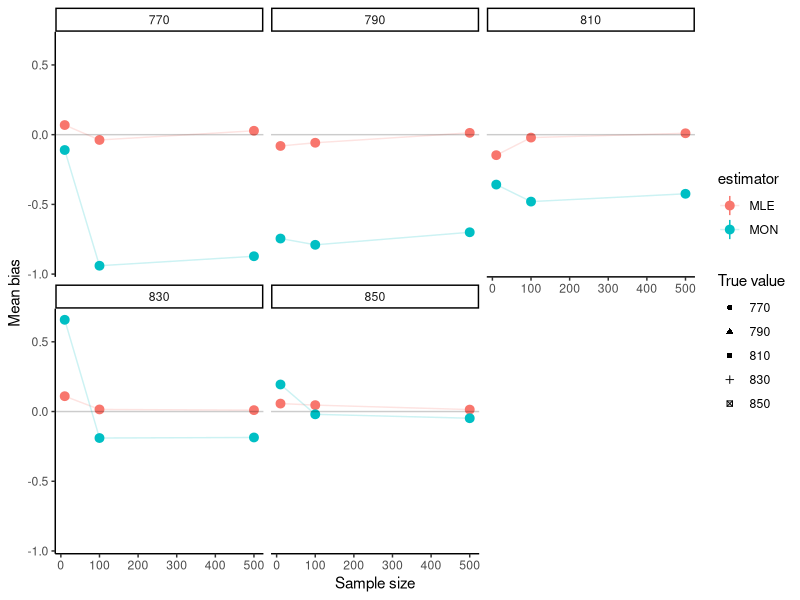
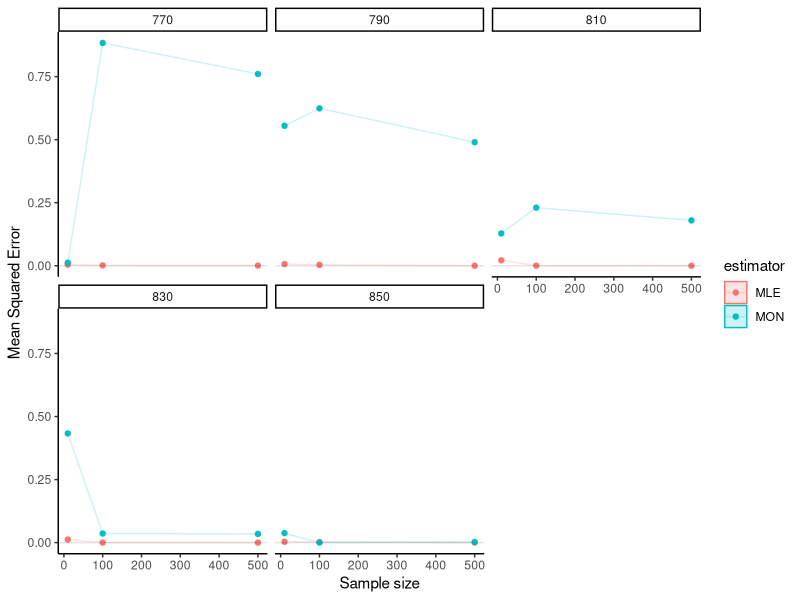
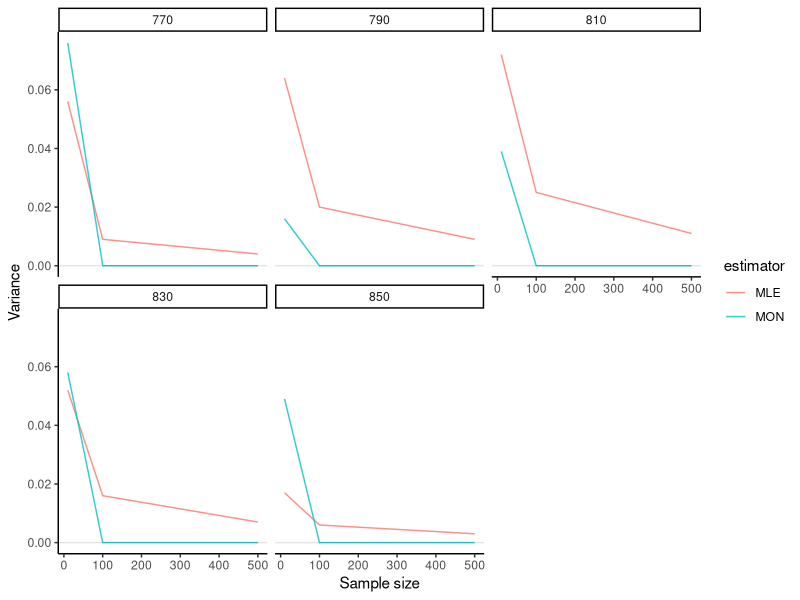

Recreate these plots in R, in order.
## ---- chunk 1
knitr::opts_chunk$set(echo = TRUE)
## ---- chunk 2
set.seed(222)
library(data.table)
library(dplyr)
results <- rbindlist(lapply(c(10, 100, 500), function(n){
  rbindlist(lapply(c(770, 790, 810, 830, 850), function(param){
    x_pois <- round(rpois(n*12, param/12))
    
    #calculate lambda hat
    MLE_pois <- sum(x_pois)/n
    mon_list <- NULL
    for(i in 1:n){
      if(i == 1){
        mon_list[i] <- x_pois[i]*12
        tmp <- i
      }else{
        mon_list[i] <- x_pois[tmp*12+1]*12
        tmp <- i
      }
    }
    MON <- sum(mon_list)/10
    
    #calculate true probability at cutoff
    yr <- NULL
    for(i in 1:n){
      if(i == 1){
        yr[i] <- sum(x_pois[1:12])
        tmp <- i
      }else{
        yr[i] <- sum(x_pois[(tmp*12+1):(i*12)])
        tmp <- i
      }
    }
    trueProb <- mean(yr < 805)
    
    par_MLE <- ppois(805, MLE_pois)
    par_MON <- ppois(805, MON)
    
    #calculate asymptotic variance 
    v_MLE <- par_MLE*(1-par_MLE)/sqrt(n)
    v_MON <- par_MON*(1-par_MON)/sqrt(n)
    
    # Return estimates in data table
    data.table(n = c(n, n),
               estimator = factor(c("MLE", "MON")),
               param_mu = c(param, param),
               trueProb = c(trueProb, trueProb), 
               estimate = c(MLE_pois, MON),
               #variances = c(var_pois, var_norm),
               prob = c(par_MLE, par_MON),
               asymptotic_var = c(v_MLE, v_MON)
               )
  }))
  }))
options(scipen = 999)
results <- results %>%
  mutate_if(is.numeric, round, digits=3)
results
## ---- chunk 3
# Get results from simulation
bias_sim = results[, .(mean_bias = mean(prob - trueProb),
                           lower_bias = quantile(prob - trueProb, 0.025),
                           upper_bias = quantile(prob - trueProb, 0.975)),
by = c("n", "param_mu", "estimator")]
bias_sim
library(ggplot2)
library(dplyr)
# Plot of bias, facet by beta
bias_sim %>%
  ggplot(aes(x = n, y = mean_bias, color = estimator)) + 
  geom_pointrange(aes(ymin = lower_bias, ymax = upper_bias)) + geom_line(alpha = 0.2) +
  geom_point(aes(shape = factor(param_mu))) +
  geom_abline(slope = 0, intercept = 0, alpha = 0.2) + facet_wrap(~ param_mu) +
  scale_shape_discrete("True value") +
  labs(x = "Sample size", y = "Mean bias") +
  theme_classic()
## ---- chunk 4
mse_sim <- results[, .(mean_mse = mean((prob - trueProb)^2),
                          lower_mse = quantile((prob - trueProb)^2, 0.025),
                          upper_mse = quantile((prob - trueProb)^2, 0.975)),
                      by = c("n", "param_mu", "estimator")]
mse_sim
# Plot of MSE, facet by beta
mse_sim %>%
  ggplot(aes(x = n, y = mean_mse, color = estimator)) +
  geom_ribbon(aes(ymin = lower_mse, ymax = upper_mse, fill = estimator, color = NULL),
              alpha = 0.2 )+
  geom_point() + geom_line(alpha = 0.2) +
  scale_shape_discrete("True value") +
  geom_abline(slope = 0, intercept = 0, alpha = 0.1) +
  facet_wrap(~ param_mu) +
  labs(x = "Sample size", y = "Mean Squared Error") +
  theme_classic()
## ---- chunk 5
estimator_var <- results[, .(var_est = asymptotic_var), 
                         by = c("n", "param_mu", "estimator")]
estimator_var
# Plot of variance (similar to MSE???)
estimator_var %>%
  ggplot(aes(x = n, y = var_est, color = estimator)) +
  geom_line(alpha = 0.8) +
  # geom_ribbon(aes(ymin = lower_mse, ymax = upper_mse, fill = estimator, color = NULL),
  #             alpha = 0.2) + geom_point() + 
  geom_abline(slope = 0, intercept = 0, alpha = 0.1) +
  facet_wrap(~param_mu) +
  labs(x = "Sample size", y = "Variance") +
  theme_classic()

